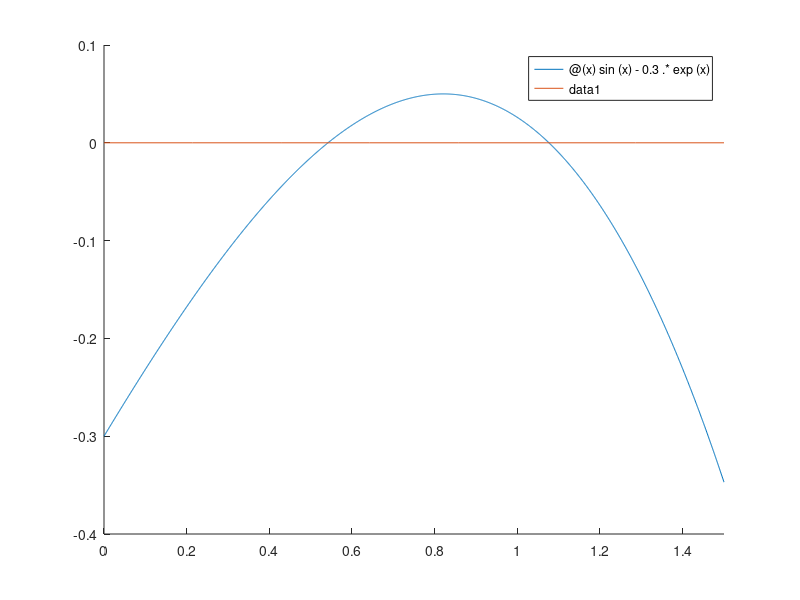

Reproduce this figure in MATLAB. (Note: this script raises an error after producing the figure.)
addpath(genpath('Functions'))

f = @(x) sin(x) - 0.3.*exp(x);
f_aksen = @(x) cos(x) - 0.3.*exp(x);

hold on
fplot(f, [0, 1.5]);
fplot(@(x)0, [0, 1.5]);
hold off

akar1_bagiDua = BagiDua(f, 0.5, 0.6);
akar2_bagiDua = BagiDua(f, 1, 1.1);

akar1_newtonRaphson = NewtonRaphson(f, f_aksen, 0);
akar2_newtonRaphson = NewtonRaphson(f, f_aksen, 1);
